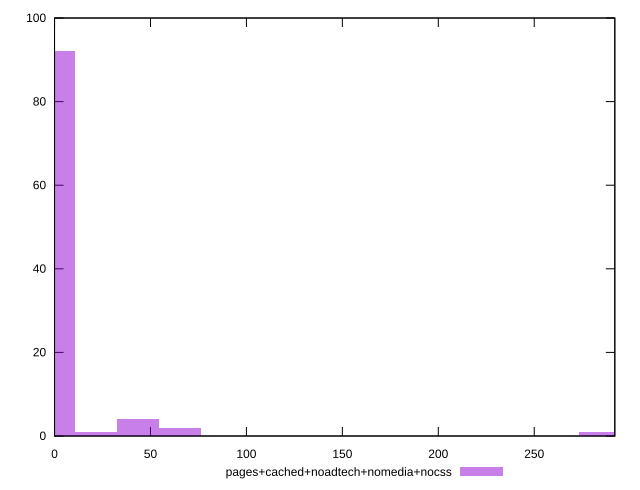

The script that saved this image:
reset

$pagesCachedNoadtechNomediaNocss <<EOF
65.53794811386186 2
0 92
21.845982704620617 1
283.99777516006804 1
43.691965409241234 4
EOF

set key outside below
set boxwidth 21.845982704620617
set xrange [0:292]
set yrange [0:100]
set trange [0:100]
set style fill transparent solid 0.5 noborder
set terminal svg size 640, 490 enhanced background rgb 'white'
set output "report_00014_2021-02-09T15:56:05.503Z/render-blocking-resources/comparison/histogram/4_vs_5.svg"

plot $pagesCachedNoadtechNomediaNocss title "pages+cached+noadtech+nomedia+nocss" with boxes

reset
